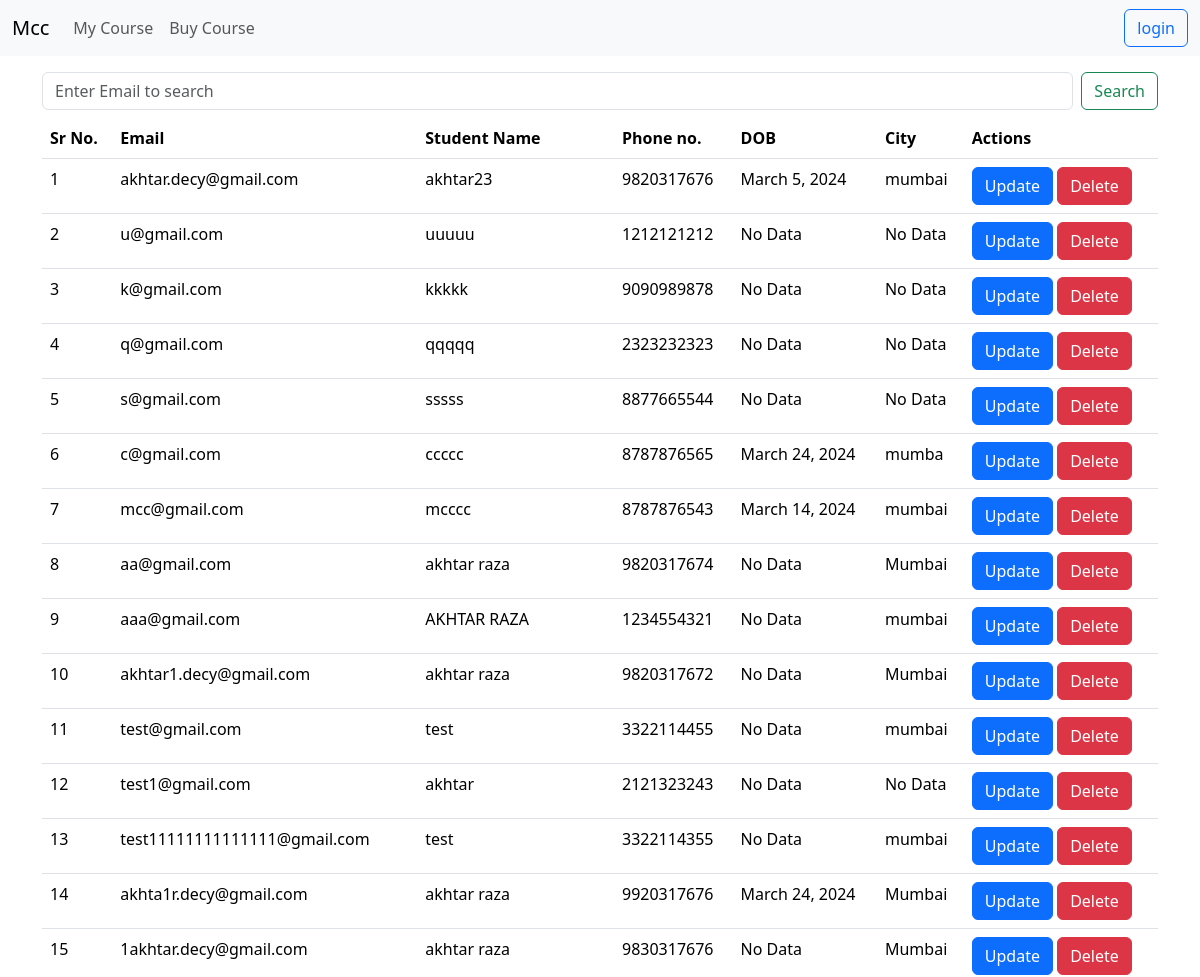
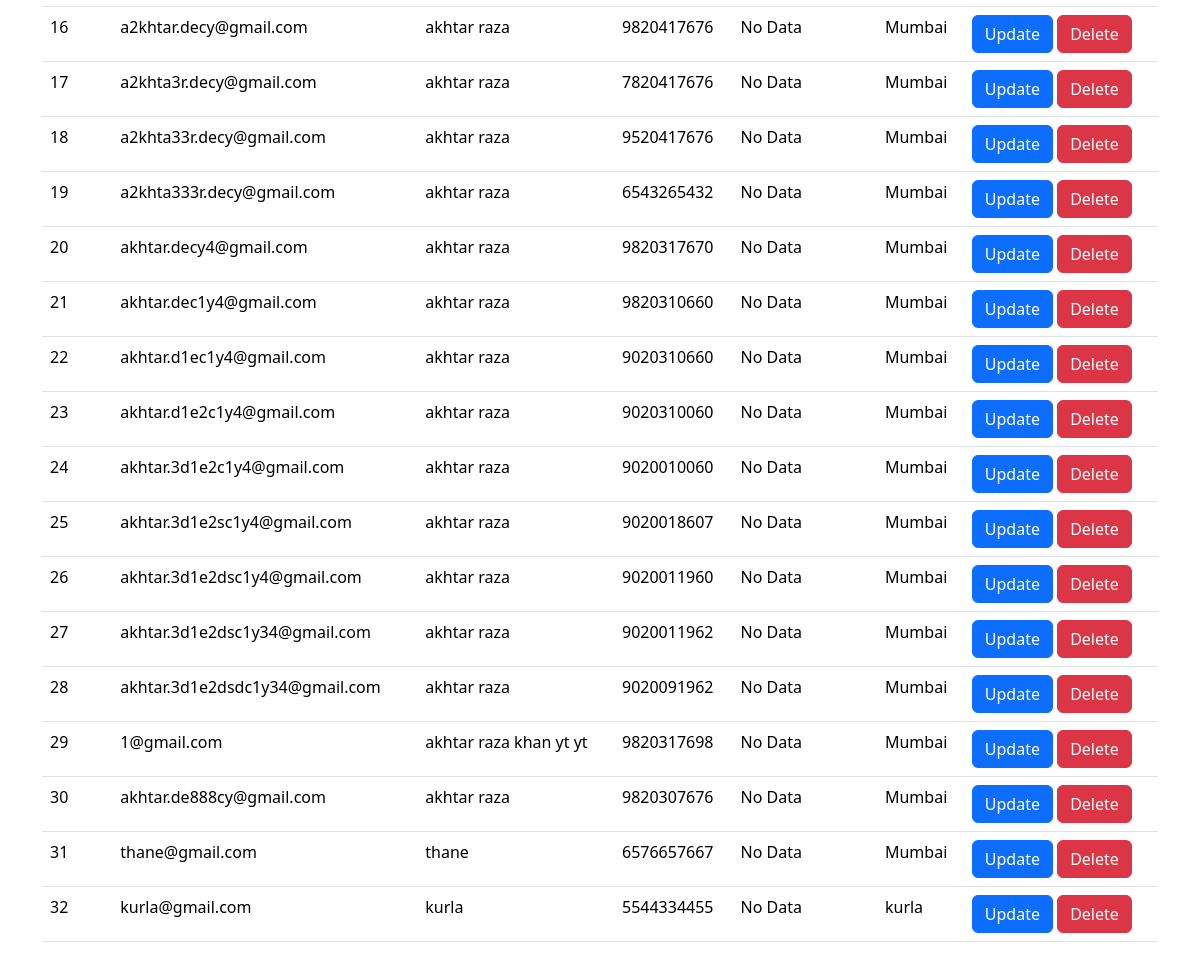
/view, run on the app's committed database (2 pictures, top to bottom).
### app/models.py (models this page shows, shortened)
class User(AbstractBaseUser):
    email = models.EmailField(unique=True, validators=[EmailValidator(message='Please enter a correct email')])
    name = models.CharField(max_length=100, validators=[MinLengthValidator(5, message='Name should be at least 5 characters'), name_validator])
    phone = models.CharField(max_length=10, validators=[RegexValidator(regex=r'^[0-9]{10}$', message='Number should be 10 digits')], unique=True)
    dob = models.DateField(null=True, blank=True)
    city = models.CharField(max_length=50)
    created_at = models.DateTimeField(auto_now_add=True)
    updated_at = models.DateTimeField(auto_now=True)
    is_staff = models.BooleanField(default=False)
    is_admin = models.BooleanField(default=False)
    is_active = models.BooleanField(default=True)
    CHOICE = [
        ('superuser','SuperUser'),
        ('student','Student')
    ]
    user_type = models.CharField(max_length = 20,choices=CHOICE)
    USERNAME_FIELD = 'email'  # Field to use for login
    REQUIRED_FIELDS = ['name', 'phone', 'is_admin']
    objects = UserManager()

### app/views.py (the view, shortened to what this page needs)
# urls.py: path('view',views.view_student,name='view-student'),
def view_student(request):
    users = User.objects.all()
    return render(request,'app/view_student.html',{'users':users})

### templates/app/view_student.html (shortened to what this page needs)
{% extends "app/basic.html" %}
{% block body %}
<div class="container mt-3">
  <form method="post" action="/update" class="d-flex" role="search">
    <input class="form-control me-2" name="email" type="email" placeholder="Enter Email to search" aria-label="Search">
    <button class="btn btn-outline-success" type="submit">Search</button>
  </form>
</div>
<div class="container mt-2">
  <table class="table">
    <thead>
      <tr>
        <th scope="col">Sr No.</th>
        <th scope="col">Email</th>
        <th scope="col">Student Name</th>
        <th scope="col">Phone no.</th>
        <th scope="col">DOB</th>
        <th scope="col">City</th>
        <th scope="col">Actions</th>
      </tr>
    </thead>
    <tbody>
      {% for user in users %}
      <tr>
        <td>{{ forloop.counter }}</td>
        <td>{{ user.email }}</td>
        <td>{{ user.name }}</td>
        <td>{{ user.phone }}</td>
        {% if user.dob %}
        <td>{{ user.dob }}</td>
        {% else %}
        <td>No Data</td>
        {% endif %}
        {% if user.city %}
        <td>{{ user.city }}</td>
        {% else %}
        <td>No Data</td>
        {% endif %}
        <td>
          <a href="/update_user/{{ user.id }}" class="btn btn-primary">Update</a>
          <a href="/delete-user/{{ user.id }}" class="btn btn-danger">Delete</a>
        </td>
      </tr>
      {% endfor %}
    </tbody>
  </table>
</div>
{% endblock body %}

### templates/app/basic.html (shortened to what this page needs)
<!doctype html>
<html lang="en">
<head>
  <link href="https://cdn.jsdelivr.net/npm/bootstrap@5.3.3/dist/css/bootstrap.min.css" rel="stylesheet">
</head>
<body>
  <nav class="  navbar navbar-expand-lg bg-body-tertiary">
    <div class=" container-fluid">
      <a class="navbar-brand" href="{% url 'home' %}" >Mcc</a>
      <div class="collapse navbar-collapse" id="navbarSupportedContent">
        <ul class="navbar-nav me-auto mb-2 mb-lg-0">
          <li class="nav-item">
            <a class="nav-link" href="/mycourse">My Course</a>
          </li>
          <li class="nav-item">
            <a class="nav-link" href="#">Buy Course</a>
          </li>
        </ul>
        <div class="d-flex">
          <div class="ml-6">
            {% if user.is_authenticated %}
            <a href="{% url 'logout' %}" class="btn btn-outline-primary">logout</a>
            {% else %}
            <a href="{% url 'login' %}" class="btn btn-outline-primary">login</a>
            {% endif %}
          </div>
        </div>
      </div>
    </div>
  </nav>
  {% block body %}
  {% endblock body %}
</body>
</html>

### data on the page
User: email "akhtar.decy@gmail.com", name "akhtar23", phone "9820317676", dob "March 5, 2024", city "mumbai"
User: email "u@gmail.com", name "uuuuu", phone "1212121212", shows "No Data", city "No Data"
User: email "k@gmail.com", name "kkkkk", phone "9090989878", shows "No Data", city "No Data"
User: email "q@gmail.com", name "qqqqq", phone "2323232323", shows "No Data", city "No Data"
User: email "s@gmail.com", name "sssss", phone "8877665544", shows "No Data", city "No Data"
User: email "c@gmail.com", name "ccccc", phone "8787876565", dob "March 24, 2024", city "mumba"
User: email "mcc@gmail.com", name "mcccc", phone "8787876543", dob "March 14, 2024", city "mumbai"
User: email "aa@gmail.com", name "akhtar raza", phone "9820317674", shows "No Data", city "Mumbai"
User: email "aaa@gmail.com", name "AKHTAR RAZA", phone "1234554321", shows "No Data", city "mumbai"
User: email "akhtar1.decy@gmail.com", name "akhtar raza", phone "9820317672", shows "No Data", city "Mumbai"
User: email "test@gmail.com", name "test", phone "3322114455", shows "No Data", city "mumbai"
User: email "test1@gmail.com", name "akhtar", phone "2121323243", shows "No Data", city "No Data"
User: email "test11111111111111@gmail.com", name "test", phone "3322114355", shows "No Data", city "mumbai"
User: email "akhta1r.decy@gmail.com", name "akhtar raza", phone "9920317676", dob "March 24, 2024", city "Mumbai"
User: email "1akhtar.decy@gmail.com", name "akhtar raza", phone "9830317676", shows "No Data", city "Mumbai"
User: email "a2khtar.decy@gmail.com", name "akhtar raza", phone "9820417676", shows "No Data", city "Mumbai"
User: email "a2khta3r.decy@gmail.com", name "akhtar raza", phone "7820417676", shows "No Data", city "Mumbai"
User: email "a2khta33r.decy@gmail.com", name "akhtar raza", phone "9520417676", shows "No Data", city "Mumbai"
User: email "a2khta333r.decy@gmail.com", name "akhtar raza", phone "6543265432", shows "No Data", city "Mumbai"
User: email "akhtar.decy4@gmail.com", name "akhtar raza", phone "9820317670", shows "No Data", city "Mumbai"
User: email "akhtar.dec1y4@gmail.com", name "akhtar raza", phone "9820310660", shows "No Data", city "Mumbai"
User: email "akhtar.d1ec1y4@gmail.com", name "akhtar raza", phone "9020310660", shows "No Data", city "Mumbai"
User: email "akhtar.d1e2c1y4@gmail.com", name "akhtar raza", phone "9020310060", shows "No Data", city "Mumbai"
User: email "akhtar.3d1e2c1y4@gmail.com", name "akhtar raza", phone "9020010060", shows "No Data", city "Mumbai"
User: email "akhtar.3d1e2sc1y4@gmail.com", name "akhtar raza", phone "9020018607", shows "No Data", city "Mumbai"
User: email "akhtar.3d1e2dsc1y4@gmail.com", name "akhtar raza", phone "9020011960", shows "No Data", city "Mumbai"
User: email "akhtar.3d1e2dsc1y34@gmail.com", name "akhtar raza", phone "9020011962", shows "No Data", city "Mumbai"
User: email "akhtar.3d1e2dsdc1y34@gmail.com", name "akhtar raza", phone "9020091962", shows "No Data", city "Mumbai"
User: email "1@gmail.com", name "akhtar raza khan yt yt", phone "9820317698", shows "No Data", city "Mumbai"
User: email "akhtar.de888cy@gmail.com", name "akhtar raza", phone "9820307676", shows "No Data", city "Mumbai"
User: email "thane@gmail.com", name "thane", phone "6576657667", shows "No Data", city "Mumbai"
User: email "kurla@gmail.com", name "kurla", phone "5544334455", shows "No Data", city "kurla"
